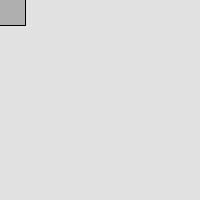
Frame 1 (no input)
Frame 60 (the mouse pressed at the canvas centre just before this capture): identical to frame 1, image omitted
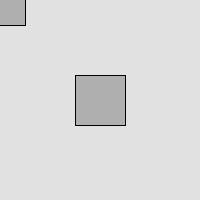
Frame 120 (the mouse held since frame 60 and released just before this capture)

The Processing sketch that drew these frames (run headless with seeded random() and noise(); from frame 60 on, the mouse is pressed at the canvas centre):

// Processing sketch: processing_124205
// ── processing_124205.pde

void setup() {
  size(200,200);
  background(225);
}

void draw() {
  // Body
  stroke(0);
  fill(175);
  rectMode(CENTER);
  rect(mouseX,mouseY,50,50);
}
